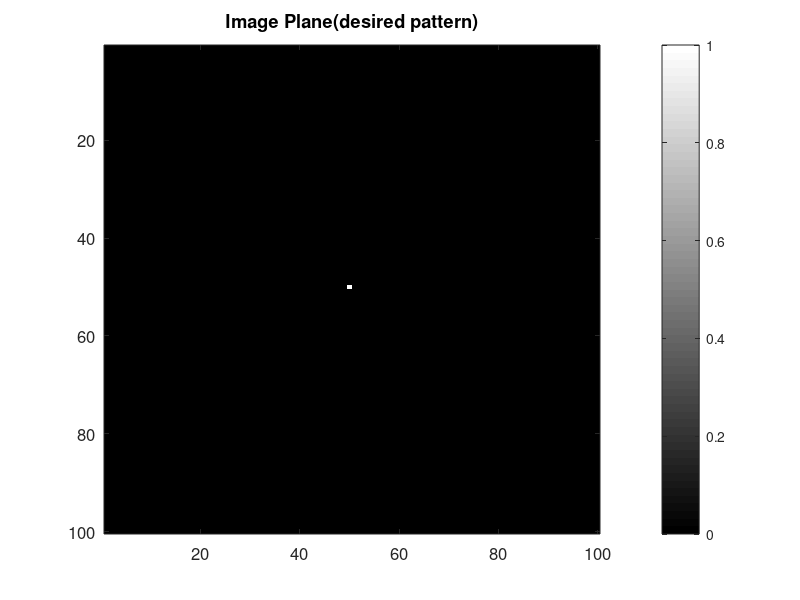

The MATLAB script that drew this image: (Note: this script raises an error after producing the figure.)
clc;
clear all;
close all;

% Data of Amplitude on the Image Plane

global lambda k AmpImage N M dW z;

% Data of Amplitude on the Image Plane
%80 by 80 lasers
AmpImage = zeros(100, 100);
AmpImage(50, 50) = 1;

% PhaseImage = (rand(20, 20) - 0.5);
% AmpImage = AmpImage .* exp(1i * PhaseImage);
figure;
imagesc(abs(AmpImage));
colormap gray
colorbar
title('Image Plane(desired pattern)')
set(gcf, 'Position', [00, 00, 350, 300])
set(gca,'FontSize', 12) % Font Size

dW = 0.01e-6; %Spacing between elements
z = 80e-6; % Distance of Image plane from the resonator plane

lambda = 1.550e-6;
k = 2 * pi / lambda;
[N, M] = size(AmpImage); % Image plane discretization size
E_Sample = zeros(N, M); % initial an array to store sample image for calculation

E_Sample = supperposition(E_Sample);

E_Sample = normalize(E_Sample);

figure;
imagesc(abs(E_Sample));
colormap jet
colorbar
title('Sample Plane Amplitude')
set(gcf, 'Position', [00, 00, 350, 300])
set(gca,'FontSize', 12) % Font Size

figure;
imagesc(angle(E_Sample));
colormap jet
colorbar
title('Sample Plane Phase')
set(gcf, 'Position', [00, 00, 350, 300])
set(gca,'FontSize', 12) % Font Size

function E_Sample = supperposition(E_Sample)

    [M, N] = size(E_Sample);

    for ii = 1:M

        for jj = 1:N

            E_Sample = E_Sample + Green(ii, jj);
            
        end

    end

end

function E_Sample = Green(coordImageX, coordImageY)

    global lambda k AmpImage N M dW z;
    [N, M] = size(AmpImage);
    amplitude = AmpImage(coordImageX, coordImageY); % inversely solved electric field at the sample plane

    SamplePlane = zeros(N, M); % electric field at sample plane.

%     [coordSampleX, coordSampleY] = meshgrid((1:N) * dW, (1:M) * dW);

    for ii = 1:N

        for jj = 1:M

            distance = (((coordImageX - ii) * dW)^2 + ((coordImageY - jj) * dW)^2 + z^2)^(-0.5);
            SamplePlane(ii, jj) = amplitude * distance * exp(1i * k * distance);

        end

    end

    E_Sample = SamplePlane;
end

function normalizedIntensity = normalize(Original)

    [M, N] = size(Original);
    Emax = max(max(abs(Original)));

    for ii = 1:M

        for jj = 1:N

            Original(ii, jj) = Original(ii, jj) / Emax;

        end

    end

    normalizedIntensity = Original;
end
